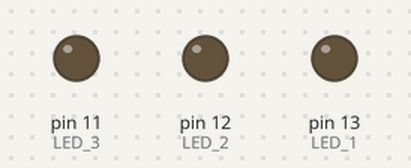
Simulated run of this sketch. Board: Arduino Uno, built with avr-gcc and run on an emulated ATmega328P. On the bench: output pins drawn as LEDs (lit = HIGH).

Above: at 0.15 s.
At 1.65 s:
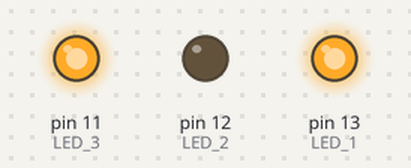
At 2.85 s:
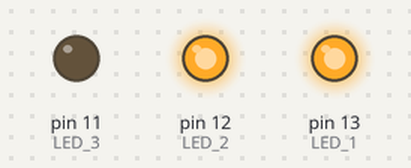
At 3.75 s:
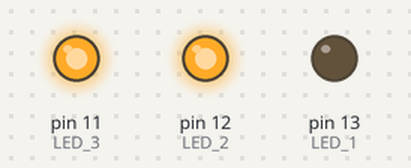
At 6.15 s:
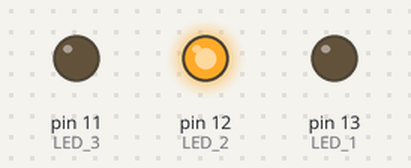
At 8.85 s:
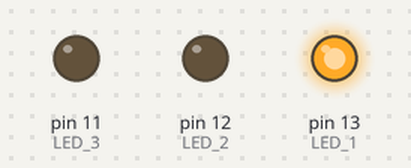
Timing chart, 0 to 9.2 s (numbered marks = the images above):
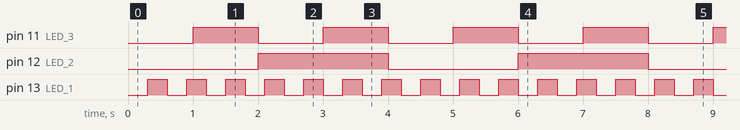

Measured:
- by itself, pin 11 (LED_3): alternates HIGH for 1.0 s and LOW for 1.0 s
- by itself, pin 12 (LED_2): alternates HIGH for 2.0 s and LOW for 2.0 s
- by itself, pin 13 (LED_1): alternates HIGH for 0.30 s and LOW for 0.30 s

The sketch:

blink_millis.ino
```cpp
//RPP Helped by Copilot
//Arduino

unsigned long previous1 = millis(); // Timing for LED 1
unsigned long previous2 = millis(); // Timing for LED 2
unsigned long previous3 = millis(); // Timing for LED 3

bool state1 = false; // State for LED 1
bool state2 = false; // State for LED 2
bool state3 = false; // State for LED 3

void setup() {
  pinMode(13, OUTPUT); // LED 1
  pinMode(12, OUTPUT); // LED 2
  pinMode(11, OUTPUT); // LED 3
}

void loop() {
  unsigned long currentMillis = millis();

  // Control LED 1 (blinks every 500ms)
  if (currentMillis - previous1 >= 300)
  {
    state1 = !state1;
    digitalWrite(13, state1);
    previous1 = currentMillis;
  }

  // Control LED 2 (blinks every 2000ms)
  if (currentMillis - previous2 >= 2000)
  {
    state2 = !state2;
    digitalWrite(12, state2);
    previous2 = currentMillis;
  }
  // Control LED 3 (blinks every 1000ms)
  if (currentMillis - previous3 >= 1000)
  {
    state3 = !state3;
    digitalWrite(11, state3);
    previous3 = currentMillis;
  }
}
```
